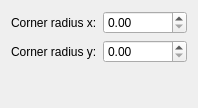
<ui version="4.0" >
 <class>ViewPortShapeConfigWidget</class>
 <widget class="QWidget" name="ViewPortShapeConfigWidget" >
  <property name="geometry" >
   <rect>
    <x>0</x>
    <y>0</y>
    <width>198</width>
    <height>108</height>
   </rect>
  </property>
  <property name="windowTitle" >
   <string>Rectangle Shape</string>
  </property>
  <layout class="QGridLayout" >
   <item row="0" column="0" >
    <widget class="QLabel" name="label" >
     <property name="text" >
      <string>Corner radius x:</string>
     </property>
    </widget>
   </item>
   <item row="0" column="1" >
    <widget class="KoUnitDoubleSpinBox" name="cornerRadiusX" />
   </item>
   <item row="1" column="0" >
    <widget class="QLabel" name="label_2" >
     <property name="text" >
      <string>Corner radius y:</string>
     </property>
    </widget>
   </item>
   <item row="1" column="1" >
    <widget class="KoUnitDoubleSpinBox" name="cornerRadiusY" />
   </item>
   <item row="2" column="0" >
    <spacer>
     <property name="orientation" >
      <enum>Qt::Vertical</enum>
     </property>
     <property name="sizeHint" >
      <size>
       <width>20</width>
       <height>40</height>
      </size>
     </property>
    </spacer>
   </item>
  </layout>
 </widget>
 <customwidgets>
  <customwidget>
   <class>KoUnitDoubleSpinBox</class>
   <extends>QDoubleSpinBox</extends>
   <header location="global" >KoUnitDoubleSpinBox.h</header>
  </customwidget>
 </customwidgets>
 <resources/>
 <connections/>
</ui>
